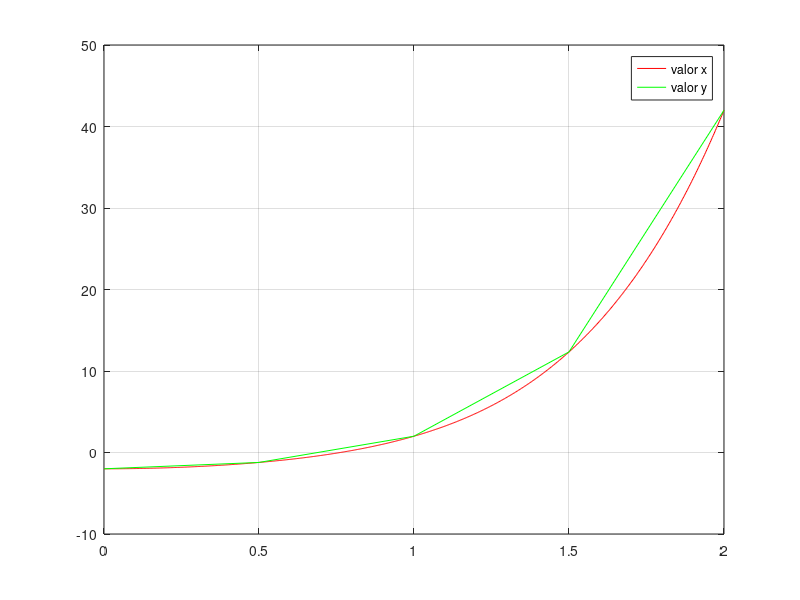

MATLAB code to generate this figure: (Note: this script raises an error after producing the figure.)
% a) graficar el polinomio p(x)= x.^5 + 3*x.^2 -2 en el intervalo [0,2] con
%discrtizacion de 401 puntos (usar polyval)
% b) en la misma grafica marcar los puntos p evaluados en x= 0, 0.5, 1,
% 1.5, 2 con asteriscos de distintos colores

%defino el polimonio

pol = [1 0 0 3 0 -2];

%intervalos
x = 0:1/401:2;
y = 0:0.5:2;

valor_x = polyval(pol,x);
valor_y = polyval(pol,y);
plot(x,valor_x,'r', y,valor_y,'g'), grid on
legend('valor x', 'valor y'), grid on
hold on
plot(y,valor_y,'*',"MarkerIndices",1:5)